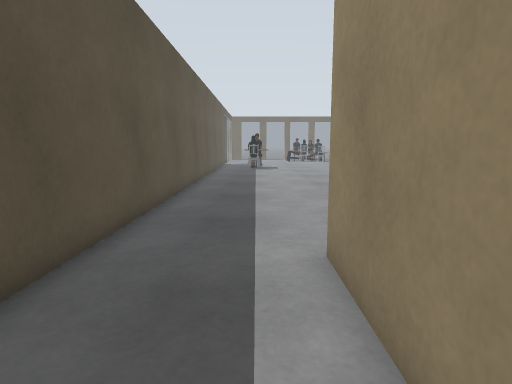
View 1 (above)

16 first-person views from a walk through a world built for the Gazebo simulator. The camera is 0.9 m above the floor, tilts 8° down and sees 75° across. The floor is counted in squares, 0.5 m on a side. Each view is taken from the middle of a square. On the plan, view 1 faces up. The plan holds only what a view shows up to about 17 squares ahead; the rest is blank. The place goes on beyond the plan. Some surface patterns are stand-ins.

View 2
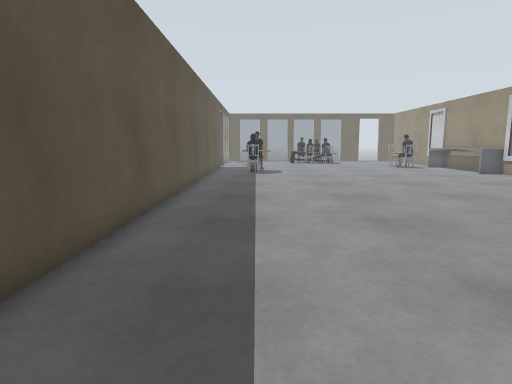

View 3
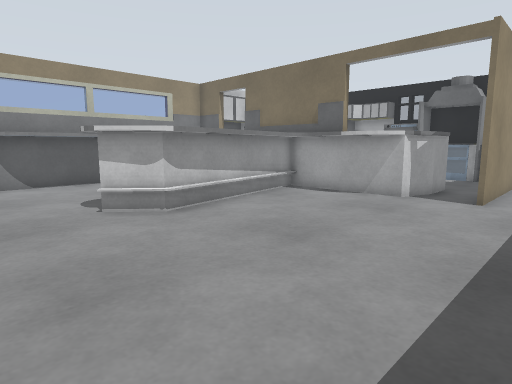

View 4
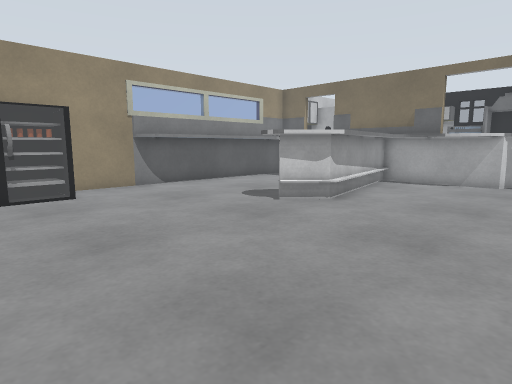

View 5
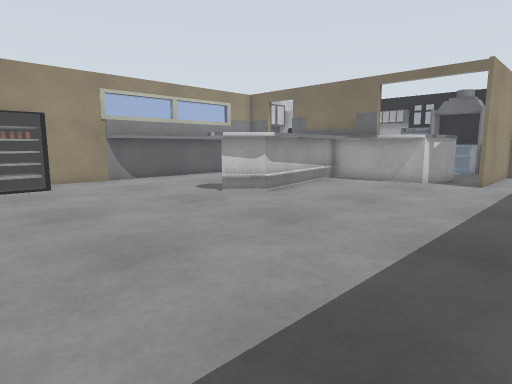

View 6
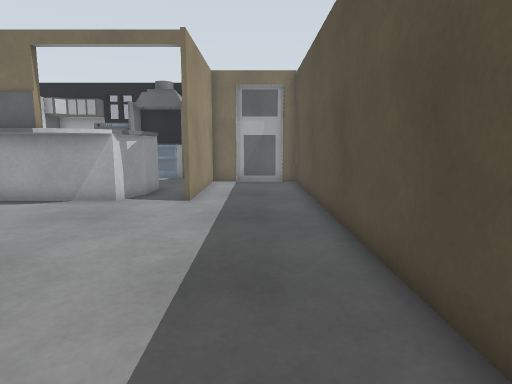

View 7
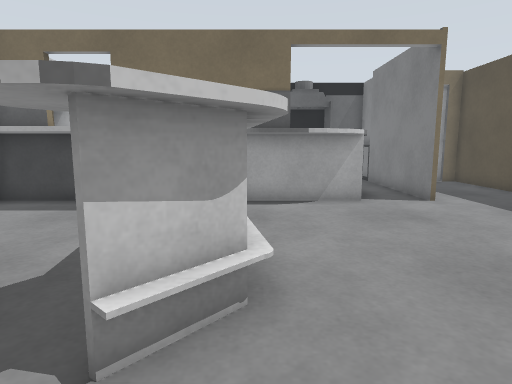

View 8
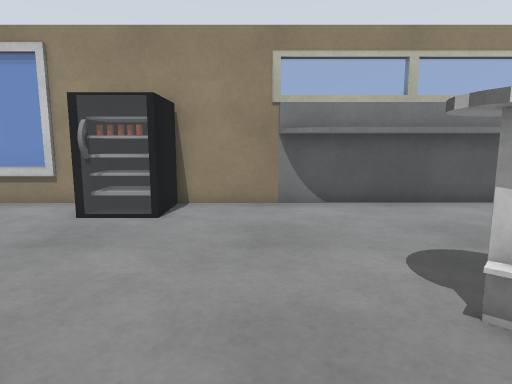

View 9
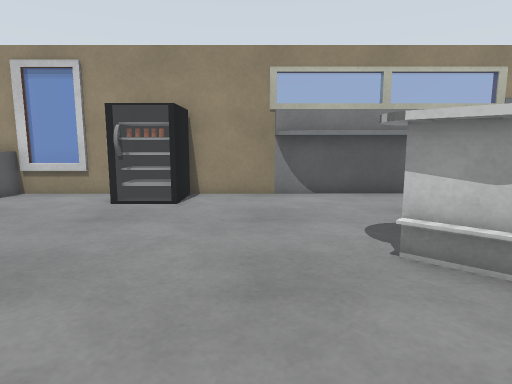

View 10
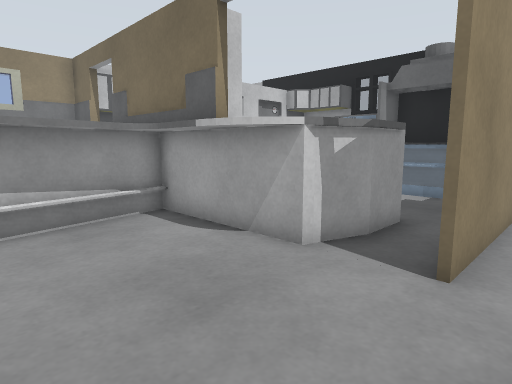

View 11
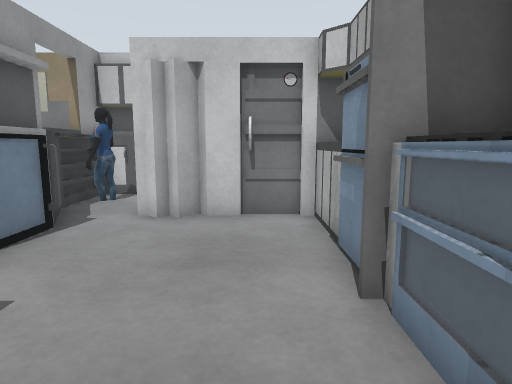

View 12
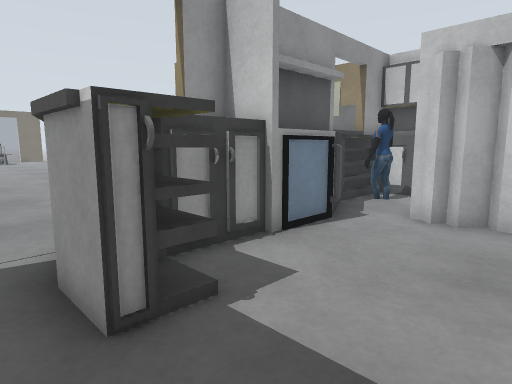

View 13
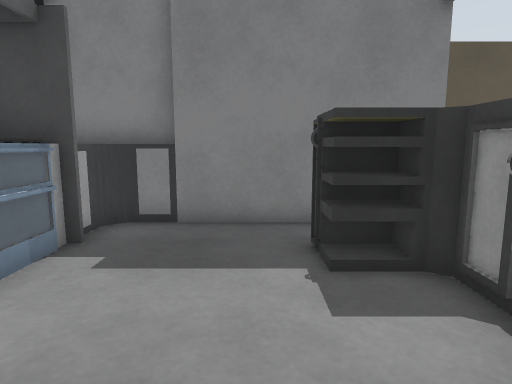

View 14
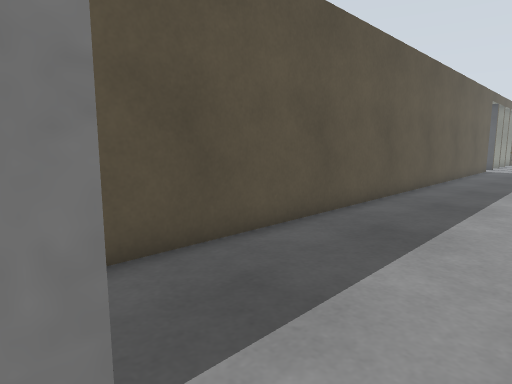

View 15
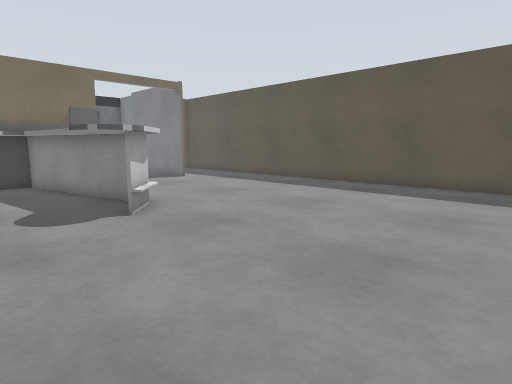

View 16
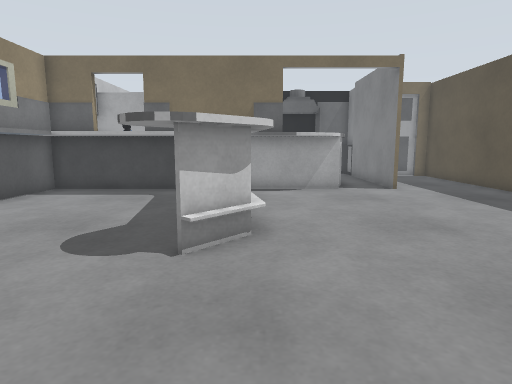

### Floor plan
Points are (right, up) in squares from view 1. A wall is a line through its corners. A room is listed if a view was taken in it or the views show most of it. See-through windows are left out.
Room 1 (views 1, 2, 3, 4, 5, 6, 7, 8, 9, 10, 11, 12, 14, 15, 16)
walls: (6.8, 11.9) (6.8, 12.7) (8, 13.9); (8.8, 11.4) (9.3, 7.5); (7.4, 6.7) (6.6, 12); (4.7, 6.1) (5.2, 6.2) (7, 6.2); (4.2, 5.8) (4.8, 6.1); (3.6, 5.2) (8.1, 5.2); (3.3, 5) (3.8, 5.6); (1.3, 5.4) (1.3, -1.9); (13.5, 18.5) (13.5, 20.4); (15.2, 18.4) (13.2, 18.4) (13.2, 20.5); (14.2, 7.1) (14.2, 14.2) (14.5, 14.7); (-3, 22.5) (-3, -0.7) (-2.2, -0.7); (15.3, 20.1) (15.3, 22.5); (3.1, 2.1) (3.1, 3.7) (3.6, 5.4) (4, 5.7); (15.3, 5.2) (15.3, 19.9); (0.8, -0.9) (0.8, -3.4); (-0.1, -0.7) (1.2, -0.7) (1.2, 5.2); (-2.4, -0.8) (0, -0.8)
low walls: (7.3, 11.6) (8.6, 6); (9.8, 7.1) (14.2, 7.1); (3.8, 5.6) (4.3, 5.9); (8.1, 6) (6.8, 12.4); (8.3, 6) (7.1, 12.4) (8.3, 13.8)
ways out: opening at (3.5, 0) to room 2
Room 2 (view 13)
walls: (5.7, -2.2) (7.6, -2.3); (5.9, -2.5) (10.5, -2.5); (7.8, -3) (9.5, -3) (10, -2.4); (7.1, 3.7) (4.4, 3.7) (4.4, 2.1) (3.1, 2.1); (6.5, -3.9) (10.4, -3.9); (4.6, 3.7) (4.3, 3.3); (10.7, 0.5) (10.2, 0.9) (10.5, 1.2) (10.2, 1.5); (9.3, 3.5) (7, 3.5); (10.6, -2.2) (10.6, -0.5); (10.5, -3.5) (10.5, 0.3)
low walls: (3.6, 3.3) (3.6, 1.9); (1.8, -2.5) (5.8, -2.5)
ways out: opening at (3.5, 0) to room 1

Positions as (right, up) in squares from view 1, and headings:
1: (0, 0), facing up
2: (0, 4), facing up
3: (-1, 17), facing down-right
4: (1, 22), facing down-right
5: (-2, 22), facing down-right
6: (-1, 16), facing down
7: (7, 16), facing down
8: (5, 16), facing right
9: (3, 16), facing right
10: (0, 10), facing down-right
11: (2, -1), facing right
12: (2, -1), facing up-right
13: (9, 1), facing left
14: (2, 5), facing up-left
15: (12, 22), facing down-left
16: (7, 19), facing down
